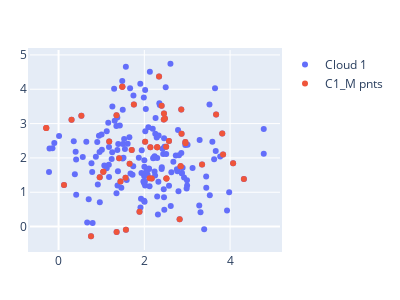

Source (notebook cell):
### Code cell
fig = go.Figure()
fig.add_trace(go.Scatter(x=cloud1[:,0],y=cloud1[:,1],mode='markers', name='Cloud 1'))
fig.add_trace(go.Scatter(x=cloud1_M[:,0], y=cloud1_M[:,1],mode='markers',  name="C1_M pnts"))
fig.update_layout(width=400, height=300,    
                  margin=dict(
                            l=30,
                            r=30,
                            b=50,
                            t=50,
                            pad=2
                        ),)
fig.show()

### Figure 1 — Plotly figure (JSON) as saved in the notebook; plotly's stock layout.template omitted (floating-point values rounded to 4 significant figures; data arrays with more than 128 entries replaced by an {"elided": "..."} marker saying what was removed)
{"data": [{"mode": "markers", "name": "Cloud 1", "type": "scatter", "x": {"elided": "200 float values"}, "y": {"elided": "200 float values"}}, {"mode": "markers", "name": "C1_M pnts", "type": "scatter", "x": [1.888, 3.347, 1.657, 3.836, 0.7568, 2.458, 1.562, 2.957, 0.5322, 1.487, 1.354, 0.96, 4.322, 2.575, 2.868, 2.96, 2.847, 2.824, 2.509, 2.515, 2.173, 1.044, 2.403, 2.3, 2.019, 1.444, 2.141, 1.352, 1.571, 2.862, 2.455, 1.044, 1.413, 2.48, 4.07, 0.3027, 2.3, -0.2871, 3.817, -0.2871, 0.127, 3.674, 2.515, 2.847, 1.487, 1.181, 1.706, 1.756, 2.343, 2.124], "y": [0.4355, 1.81, 1.834, 2.101, -0.2812, 3.291, 1.425, 2.464, 3.231, 4.07, -0.1543, 1.438, 1.386, 2.491, 2.7, 2.424, 1.76, 0.2119, 2.326, 1.397, 1.4, 1.598, 3.517, 2.31, 2.472, 1.31, 2.312, 3.245, -0.08984, 3.409, 3.115, 1.598, 1.987, 3.147, 1.846, 3.113, 2.31, 2.871, 2.714, 2.871, 1.212, 3.265, 1.397, 1.76, 4.07, 2.475, 2.234, 3.555, 4.371, 1.411]}], "layout": {"height": 300, "margin": {"b": 50, "l": 30, "pad": 2, "r": 30, "t": 50}, "width": 400}}
